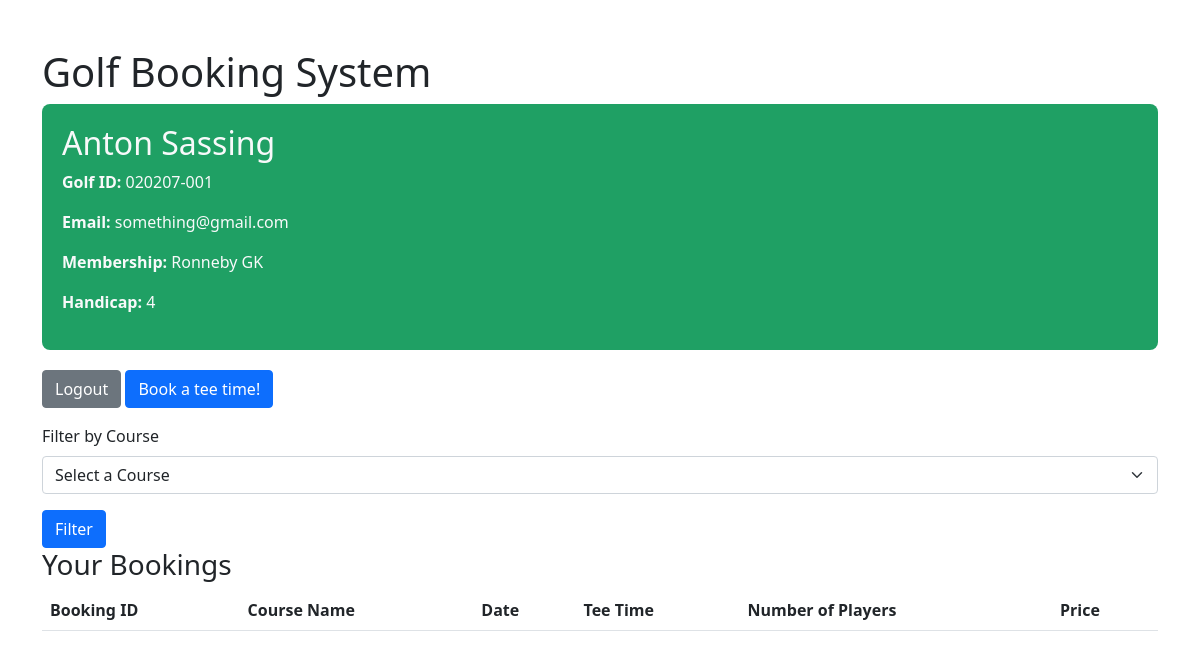
The page /profile?club_id=0 (signed in) on the database its author committed.
### tables this page shows
CREATE TABLE players (golf_id TEXT (100) PRIMARY KEY, password TEXT (100), email TEXT (100), first_name TEXT (100), last_name TEXT (100), hcp NUMERIC (255));

CREATE TABLE courses (club_id INTEGER PRIMARY KEY AUTOINCREMENT, region TEXT (100), club_name TEXT (100), hcp_limit NUMERIC, greenfee NUMERIC);

### app.py (the view)
@app.route('/profile')
def profile():
    golf_id = session.get('golf_id')
    club_id = request.args.get('club_id')
    user_details = query_database("SELECT players.first_name, players.last_name, players.golf_id, players.email, players.hcp, courses.club_name FROM players JOIN membership ON players.golf_id = membership.golf_id JOIN courses ON membership.club_id = courses.club_id WHERE players.golf_id = ?", [golf_id], one=True)
    courses = query_database("SELECT club_id, club_name FROM courses")
    query = """
        SELECT bookings.booking_id, bookings.club_id, bookings.date, bookings.tee_time, bookings.number_of_players, bookings.price, courses.club_name
        FROM bookings
        JOIN courses ON bookings.club_id = courses.club_id
        WHERE bookings.golf_id = ?
    """
    params = [golf_id]
    if club_id:
        query += " AND bookings.club_id = ?"
        params.append(club_id)
    query += " ORDER BY bookings.date DESC, bookings.tee_time ASC"
    booking_history = query_database(query, params)
    return render_template('profile.html', user=user_details, bookings=booking_history, courses=courses)

### database.py (called while the page is built, shortened)
def get_database():
    database = getattr(g, '_database', None)
    if database is None:
        database = g._database = sqlite3.connect(DATABASE)
        database.row_factory = sqlite3.Row
    return database

def close_database(exception=None):
    database = getattr(g, '_database', None)
    if database is not None:
        database.close()

def query_database(query, args=(), one=False, commit=False):
    cur = get_database().execute(query, args)
    rv = cur.fetchall()
    cur.close()
    return (rv[0] if rv else None) if one else rv

### website/template/profile.html (shortened to what this page needs)
<!DOCTYPE html>
<html lang="en">
<head>
    <link href="https://cdn.jsdelivr.net/npm/bootstrap@5.1.3/dist/css/bootstrap.min.css" rel="stylesheet">
</head>
<body>
    <div class="container mt-5" >
        <h1>Golf Booking System</h1>
        <div style="background-color: #1fa064; padding: 20px; border-radius: 8px; margin-bottom: 20px;">
            <h2
            class="text-light">{{ user['first_name'] }} {{ user['last_name'] }}</h2>
            <p
            class="text-light"> <strong>Golf ID:</strong> {{ user['golf_id'] }}</p>
            <p
            class="text-light"><strong>Email:</strong> {{ user['Email'] }}</p>
            <p
            class="text-light"> <strong>Membership:</strong> {{ user['club_name'] }}</p>
            <p
            class="text-light"> <strong>Handicap:</strong> {{ user['HCP'] }}</p>
        </div>
        <div class="mb-3">
            <a href="{{ url_for('logout') }}" class="btn btn-secondary">Logout</a>
            <a href="{{ url_for('show_courses') }}" class="btn btn-primary">Book a tee time!</a>
        </div>
        <form action="{{ url_for('profile') }}" method="get">
            <div class="mb-3">
                <label for="club_id" class="form-label">Filter by Course</label>
                <select class="form-select" id="club_id" name="club_id">
                    <option value="">Select a Course</option>
                </select>
            </div>
            <button type="submit" class="btn btn-primary">Filter</button>
        </form>
        <h3>Your Bookings</h3>
        <table class="table">
            <thead>
                <tr>
                    <th>Booking ID</th>
                    <th>Course Name</th>
                    <th>Date</th>
                    <th>Tee Time</th>
                    <th>Number of Players</th>
                    <th>Price</th>
                </tr>
            </thead>
        </table>
    </div>
</body>
</html>

### rows shown on the page
players: first_name "Anton", last_name "Sassing", golf_id "020207-001", Email "something@gmail.com", HCP "4"
courses: club_name "Ronneby GK"
